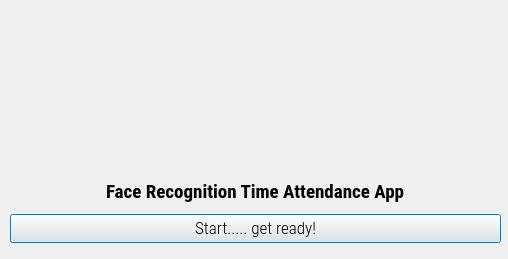
<?xml version="1.0" encoding="UTF-8"?>
<ui version="4.0">
 <class>Dialog</class>
 <widget class="QDialog" name="Dialog">
  <property name="geometry">
   <rect>
    <x>0</x>
    <y>0</y>
    <width>508</width>
    <height>259</height>
   </rect>
  </property>
  <property name="minimumSize">
   <size>
    <width>508</width>
    <height>259</height>
   </size>
  </property>
  <property name="maximumSize">
   <size>
    <width>508</width>
    <height>259</height>
   </size>
  </property>
  <property name="windowTitle">
   <string>Face Recognition Time Attendance App</string>
  </property>
  <property name="windowIcon">
   <iconset resource="resource.qrc">
    <normaloff>:/icon/icom.png</normaloff>:/icon/icom.png</iconset>
  </property>
  <widget class="QLabel" name="logolabel">
   <property name="geometry">
    <rect>
     <x>0</x>
     <y>0</y>
     <width>500</width>
     <height>161</height>
    </rect>
   </property>
   <property name="text">
    <string/>
   </property>
   <property name="pixmap">
    <pixmap resource="resource.qrc">:/logo/logo.jpg</pixmap>
   </property>
   <property name="scaledContents">
    <bool>true</bool>
   </property>
  </widget>
  <widget class="QWidget" name="verticalLayoutWidget">
   <property name="geometry">
    <rect>
     <x>10</x>
     <y>170</y>
     <width>491</width>
     <height>80</height>
    </rect>
   </property>
   <layout class="QVBoxLayout" name="verticalLayout">
    <property name="spacing">
     <number>1</number>
    </property>
    <property name="bottomMargin">
     <number>7</number>
    </property>
    <item>
     <layout class="QHBoxLayout" name="horizontalLayout">
      <property name="spacing">
       <number>4</number>
      </property>
      <item alignment="Qt::AlignHCenter">
       <widget class="QLabel" name="filelabel">
        <property name="font">
         <font>
          <family>Roboto Condensed</family>
          <pointsize>14</pointsize>
          <weight>75</weight>
          <bold>true</bold>
         </font>
        </property>
        <property name="text">
         <string>Face Recognition Time Attendance App</string>
        </property>
       </widget>
      </item>
     </layout>
    </item>
    <item>
     <widget class="QPushButton" name="runButton">
      <property name="font">
       <font>
        <family>Roboto Condensed Light</family>
        <pointsize>13</pointsize>
       </font>
      </property>
      <property name="text">
       <string>Start..... get ready!</string>
      </property>
     </widget>
    </item>
   </layout>
  </widget>
 </widget>
 <resources>
  <include location="resource.qrc"/>
 </resources>
 <connections/>
</ui>
